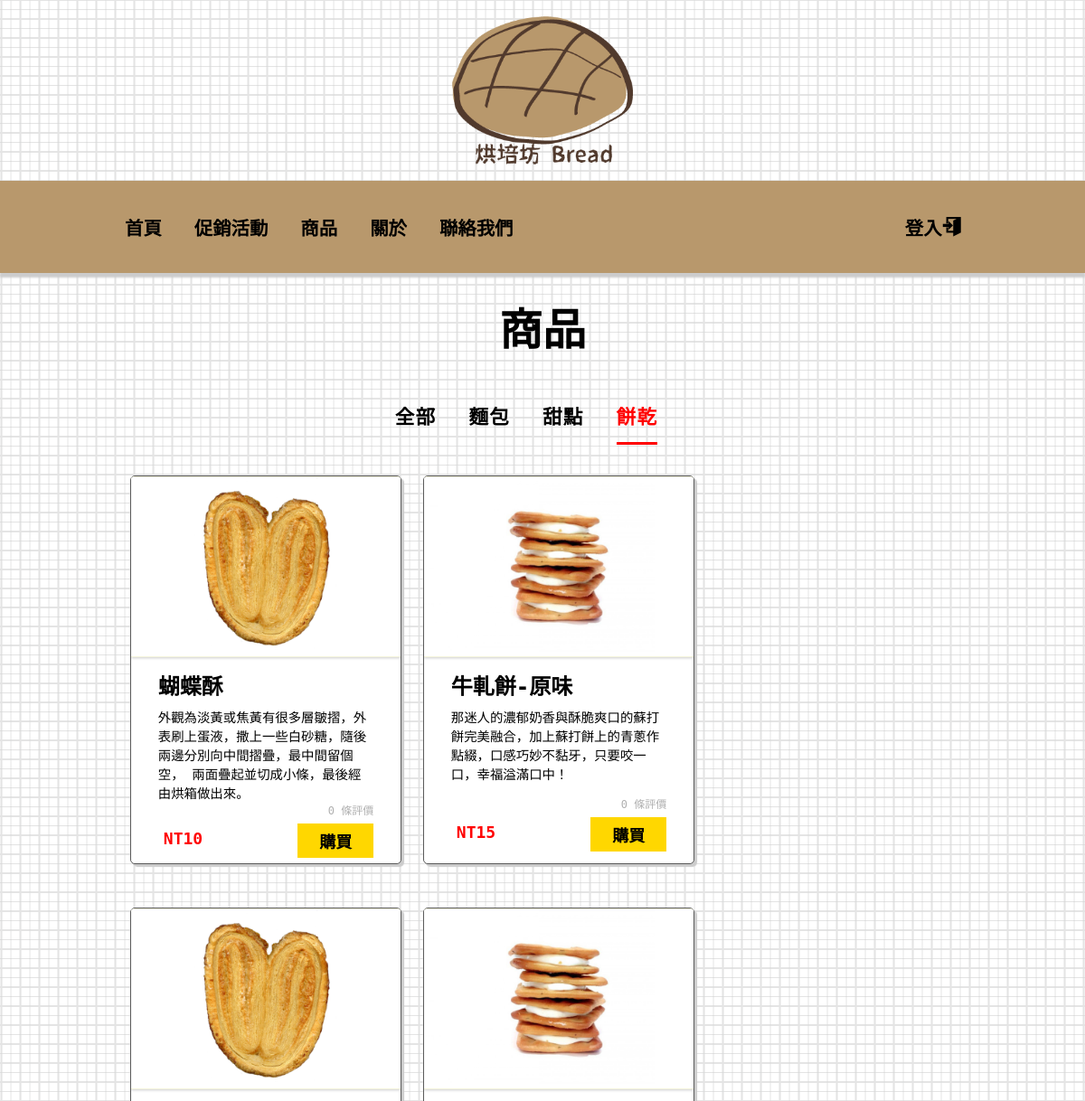
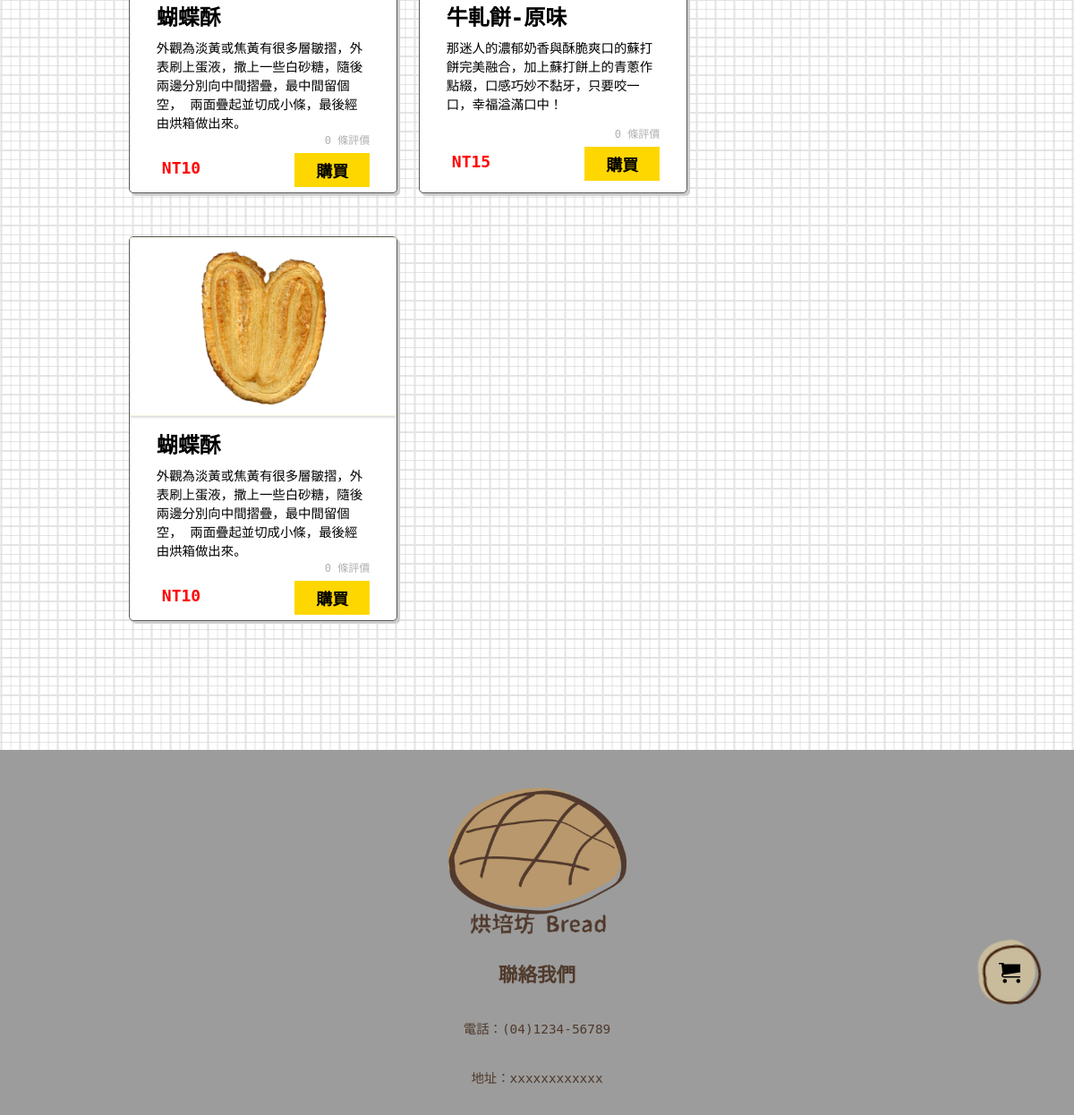
Screenshot of /produce?p=cookie with the database file from the repository (2 pictures, top to bottom).
### tables this page shows
CREATE TABLE `produce` (
  `ID` int(11) NOT NULL,
  `pName` varchar(21) NOT NULL,
  `pDescription` varchar(500) NOT NULL,
  `pReview` int(11) NOT NULL,
  `price` int(11) NOT NULL,
  `pIMG` varchar(100) NOT NULL,
  `kindNumber` int(11) NOT NULL
);

### core/controller.php (called while the page is built, shortened)
<?php
class Controller
{
  public function view2($view, $result2 = array())
  {
    require_once "views/header.php";
    require_once "views/$view.php";
    require_once "views/footer.php";
  }
}

### controllers/produceController.php (called while the page is built)
<?php
class ProduceController extends Controller
{
  public function produce($kind = 0)
  {
    $member = $this->member("produce");
    $result = $member->items($kind);
    $this->view2("produce", $result);
  }
}

### index.php (called while the page is built, shortened)
<?php
require_once "core/controller.php";
$app = new App();

### models/produce.php (called while the page is built, shortened)
<?php
class Produce
{
  private $dbhost = "localhost";
  private $dbuser = "root";
  private $dbpass = "";
  private $dbname = "breadstore";
  public $info = array();
  public function items($kind)
  {
    $dblink = new mysqli($this->dbhost, $this->dbuser, $this->dbpass, $this->dbname);
    $dblink->query("SET NAMES 'utf8'");
    $sql = $this->search($kind);
    $result = $dblink->query($sql);
    while ($row = $result->fetch_assoc()) {
      $this->info[] = $row;
    }
    return $this->info;
  }
  private function search($kind)
  {
    if ($kind != 0) {
      $sql = <<<msg
        select *
        from `produce`
        where `kindNumber`={$kind};
        msg;
    } else {
      $sql = <<<msg
        select *
        from `produce`;
        msg;
    }
    return $sql;
  }
}

### views/produce.php (the view, shortened to what this page needs)
<!DOCTYPE html>
<html lang="en">
<head>
  <link rel="stylesheet" href="css/produce.css">
</head>
<body>
  <main>
    <h1>商品</h1>
    <nav class="itemSort">
      <ul>
        <li><a href="produce" class=<?= (!isset($_GET["p"])) ? "current" : '' ?>>全部</a></li>
        <li><a href="produce?p=bread" class=<?= (isset($_GET["p"]) && $_GET["p"] == 'bread') ? "current" : '' ?>>麵包</a></li>
        <li><a href="produce?p=cake" class=<?= (isset($_GET["p"]) && $_GET["p"] == 'cake') ? "current" : '' ?>>甜點</a></li>
        <li><a href="produce?p=cookie" class=<?= (isset($_GET["p"]) && $_GET["p"] == 'cookie') ? "current" : '' ?>>餅乾</a></li>
      </ul>
    </nav>
    <article>
      <?php for ($i = 0; $i < count($result2); $i++) : ?>
        <section>
          <a href="detail?p=<?= $result2[$i]["ID"] ?>" class="card"></a>
          <div class="linkIcon">
            <ul>
            </ul>
          </div>
          <img src="<?= $result2[$i]["pIMG"] ?>">
          <div class="content">
            <h3><?= $result2[$i]["pName"] ?></h3>
            <p><?= $result2[$i]["pDescription"] ?></p>
            <div class="appraise"><?= $result2[$i]["pReview"] ?> 條評價</div>
            <div class="info">
              <span>NT<?= $result2[$i]["price"] ?></span>
              <a href="" class="buy">購買</a>
            </div>
          </div>
        </section>
      <?php endfor ?>
    </article>
  </main>
</body>
</html>

### css/common.css (style rules this page uses)
html { font-size: 12px; }
* { padding: 0; margin: 0; box-sizing: border-box; }
body { --color1: #503a2c; --color2: #b8986c; background: url(../img/gridBG.png) top center; }
a { text-decoration: none; color: black; }
li { list-style: none; }
img { vertical-align: middle; }
main { display: flex; flex-direction: column; padding: 0 10vw; margin-top: 2rem; }

### css/produce.css (style rules this page uses)
main { align-items: center; }
h1 { font: 900 4rem "monospace", "sans-serif"; }
.itemSort, article { width: 100%; margin-top: 3.5%; }
.itemSort ul { display: flex; justify-content: center; }
.itemSort li { margin-right: 3rem; }
.itemSort ul li a { display: block; padding: 1.2rem 0; font: 600 1.8rem "monospace", "sans-serif"; letter-spacing: 0.1rem; }
.current { color: red; border-bottom: 3px solid red; }
article { display: flex; flex-wrap: wrap; width: 100%; }
.card { position: absolute; top: 0; left: 0; right: 0; bottom: 0; }
section { position: relative; top: 0; left: 0; width: 20%; min-width: 300px; height: 430px; margin: 0 0 5% 2.5%; background: #ffffff; box-shadow: 3px 3px 1px #cccccc; border: 1px solid rgb(90, 90, 90); border-radius: 5px; overflow: hidden; }
section img { width: 100%; height: 200px; background-color: beige; box-shadow: 0px 1px 3px #cccccc; object-fit: contain; }
.content { display: flex; flex-direction: column; height: 230px; padding: 1px 10%; }
h3 { margin-top: 5%; font: 900 2rem "monospace", "sans-serif"; }
p { margin-top: 3%; font: 400 1.2rem "monospace", "sans-serif"; }
.appraise { margin: auto 0 3%; text-align: right; font: 400 1rem "monospace", "sans-serif"; color: #b0b0b0; }
.info { display: flex; margin-bottom: 6%; }
span { padding: 0.5rem; font: 900 1.5rem "monospace", "sans-serif"; color: red; }
.linkIcon { position: absolute; top: 0; width: 100%; background: #cccccc7a; transform: translateY(-100%); transition: transform 0.25s ease-in-out; }
.linkIcon ul { float: right; }
.buy { padding: 0.5rem 2rem; margin-left: auto; font: 600 1.5rem "monospace", "sans-serif"; background-color: gold; }

### rows the page displays
produce: pIMG (picture), pName "蝴蝶酥", pDescription "外觀為淡黃或焦黃有很多層皺摺，外表刷上蛋液，撒上一些白砂糖，隨後兩邊分別向中間摺疊，最中間留個空， 兩面疊起並切成小條，最後經由烘箱做出來。", pReview "0", price "10"
produce: pIMG (picture), pName "牛軋餅-原味", pDescription "那迷人的濃郁奶香與酥脆爽口的蘇打餅完美融合，加上蘇打餅上的青蔥作點綴，口感巧妙不黏牙，只要咬一口，幸福溢滿口中！", pReview "0", price "15"
produce: pIMG (picture), pName "蝴蝶酥", pDescription "外觀為淡黃或焦黃有很多層皺摺，外表刷上蛋液，撒上一些白砂糖，隨後兩邊分別向中間摺疊，最中間留個空， 兩面疊起並切成小條，最後經由烘箱做出來。", pReview "0", price "10"
produce: pIMG (picture), pName "牛軋餅-原味", pDescription "那迷人的濃郁奶香與酥脆爽口的蘇打餅完美融合，加上蘇打餅上的青蔥作點綴，口感巧妙不黏牙，只要咬一口，幸福溢滿口中！", pReview "0", price "15"
produce: pIMG (picture), pName "蝴蝶酥", pDescription "外觀為淡黃或焦黃有很多層皺摺，外表刷上蛋液，撒上一些白砂糖，隨後兩邊分別向中間摺疊，最中間留個空， 兩面疊起並切成小條，最後經由烘箱做出來。", pReview "0", price "10"

### other values shown
$isMember[0] "登入"
